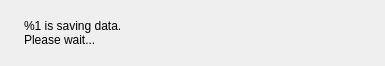
<?xml version="1.0" encoding="UTF-8"?>
<ui version="4.0">
 <class>ExitWidget</class>
 <widget class="QWidget" name="ExitWidget">
  <property name="geometry">
   <rect>
    <x>0</x>
    <y>0</y>
    <width>385</width>
    <height>66</height>
   </rect>
  </property>
  <property name="windowTitle">
   <string>Saving data</string>
  </property>
  <layout class="QHBoxLayout" name="horizontalLayout" stretch="0,1">
   <item>
    <widget class="QLabel" name="m_clockLabel">
     <property name="text">
      <string/>
     </property>
    </widget>
   </item>
   <item>
    <widget class="QLabel" name="m_label">
     <property name="text">
      <string>%1 is saving data.
Please wait...</string>
     </property>
    </widget>
   </item>
  </layout>
 </widget>
 <resources/>
 <connections/>
</ui>
